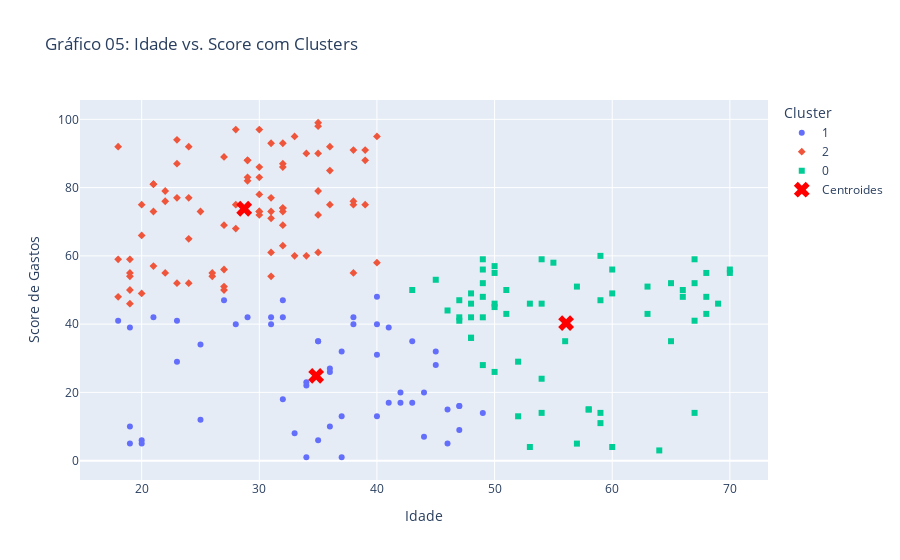

Notebook source saved alongside this figure:
### Code cell
# GRÁFICO 05: IDADE VS. SCORE COM CLUSTERS

scatter_idade_score_cluster = px.scatter(
    df_clusters_idade_score,
    x='AGE',
    y='SPENDING_SCORE',
    color='CLUSTER',
    symbol='CLUSTER',
    title='Gráfico 05: Idade vs. Score com Clusters'
)

scatter_idade_score_cluster.add_scatter(
    x=centroides_originais[:, 0], y=centroides_originais[:, 1],
    mode='markers',
    marker=dict(color='red',
    symbol='x', size=14),
    name='Centroides')


scatter_idade_score_cluster.update_layout(xaxis_title='Idade', yaxis_title='Score de Gastos', legend_title='Cluster')
scatter_idade_score_cluster.show()

### Figure 1 — Plotly figure (JSON) as saved in the notebook; plotly's stock layout.template omitted (floating-point values rounded to 4 significant figures)
{"data": [{"hovertemplate": "CLUSTER=1<br>AGE=%{x}<br>SPENDING_SCORE=%{y}<extra></extra>", "legendgroup": "1", "marker": {"color": "#636efa", "symbol": "circle"}, "mode": "markers", "name": "1", "orientation": "v", "showlegend": true, "type": "scatter", "x": [19, 20, 31, 35, 37, 35, 35, 46, 45, 40, 49, 42, 36, 27, 29, 31, 32, 40, 18, 40, 32, 23, 21, 38, 38, 23, 43, 47, 25, 20, 44, 19, 28, 25, 34, 43, 44, 47, 37, 34, 19, 42, 36, 40, 36, 37, 46, 41, 41, 34, 33, 47, 45, 32], "xaxis": "x", "y": [39, 6, 40, 6, 13, 35, 35, 5, 32, 31, 14, 17, 26, 47, 42, 42, 47, 48, 41, 40, 42, 41, 42, 42, 40, 29, 35, 9, 34, 5, 7, 10, 40, 12, 22, 17, 20, 16, 1, 1, 5, 20, 27, 13, 10, 32, 15, 39, 17, 23, 8, 16, 28, 18], "yaxis": "y"}, {"hovertemplate": "CLUSTER=2<br>AGE=%{x}<br>SPENDING_SCORE=%{y}<extra></extra>", "legendgroup": "2", "marker": {"color": "#EF553B", "symbol": "diamond"}, "mode": "markers", "name": "2", "orientation": "v", "showlegend": true, "type": "scatter", "x": [21, 23, 22, 23, 30, 35, 24, 22, 20, 35, 25, 31, 29, 35, 23, 21, 18, 21, 30, 20, 24, 31, 24, 33, 31, 27, 19, 18, 19, 26, 23, 38, 21, 22, 34, 24, 27, 20, 26, 19, 19, 18, 19, 27, 40, 39, 31, 40, 38, 39, 31, 29, 32, 35, 32, 32, 28, 32, 34, 39, 38, 27, 30, 30, 29, 31, 36, 33, 32, 28, 36, 30, 27, 35, 32, 29, 30, 28, 36, 32, 38, 35, 32, 30], "xaxis": "x", "y": [81, 77, 76, 94, 72, 99, 77, 79, 66, 98, 73, 73, 82, 61, 87, 73, 92, 81, 73, 75, 92, 61, 65, 60, 54, 51, 55, 59, 59, 54, 52, 55, 57, 55, 60, 52, 50, 49, 55, 54, 46, 48, 50, 56, 58, 91, 77, 95, 75, 75, 71, 88, 73, 72, 93, 87, 97, 74, 90, 88, 76, 89, 78, 73, 83, 93, 75, 95, 63, 75, 92, 86, 69, 90, 86, 88, 97, 68, 85, 69, 91, 79, 74, 83], "yaxis": "y"}, {"hovertemplate": "CLUSTER=0<br>AGE=%{x}<br>SPENDING_SCORE=%{y}<extra></extra>", "legendgroup": "0", "marker": {"color": "#00cc96", "symbol": "square"}, "mode": "markers", "name": "0", "orientation": "v", "showlegend": true, "type": "scatter", "x": [64, 67, 58, 52, 54, 60, 53, 65, 48, 49, 50, 49, 59, 50, 47, 51, 69, 53, 70, 67, 54, 63, 43, 68, 70, 47, 60, 60, 59, 45, 49, 57, 67, 46, 48, 55, 50, 68, 48, 47, 48, 49, 67, 49, 66, 54, 68, 66, 65, 63, 49, 51, 50, 59, 57, 48, 56, 50, 52, 58, 59, 54], "xaxis": "x", "y": [3, 14, 15, 29, 14, 4, 4, 35, 36, 28, 55, 52, 60, 45, 41, 50, 46, 46, 56, 52, 59, 51, 50, 48, 55, 42, 49, 56, 47, 53, 42, 51, 41, 44, 46, 58, 46, 55, 49, 47, 42, 48, 59, 56, 50, 46, 43, 48, 52, 43, 59, 43, 57, 11, 5, 36, 35, 26, 13, 15, 14, 24], "yaxis": "y"}, {"marker": {"color": "red", "size": 14, "symbol": "x"}, "mode": "markers", "name": "Centroides", "type": "scatter", "x": [56.08, 34.83, 28.71], "y": [40.31, 24.85, 73.8]}], "layout": {"legend": {"title": {"text": "Cluster"}, "tracegroupgap": 0}, "title": {"text": "Gráfico 05: Idade vs. Score com Clusters"}, "xaxis": {"anchor": "y", "domain": [0, 1], "title": {"text": "Idade"}}, "yaxis": {"anchor": "x", "domain": [0, 1], "title": {"text": "Score de Gastos"}}}}
